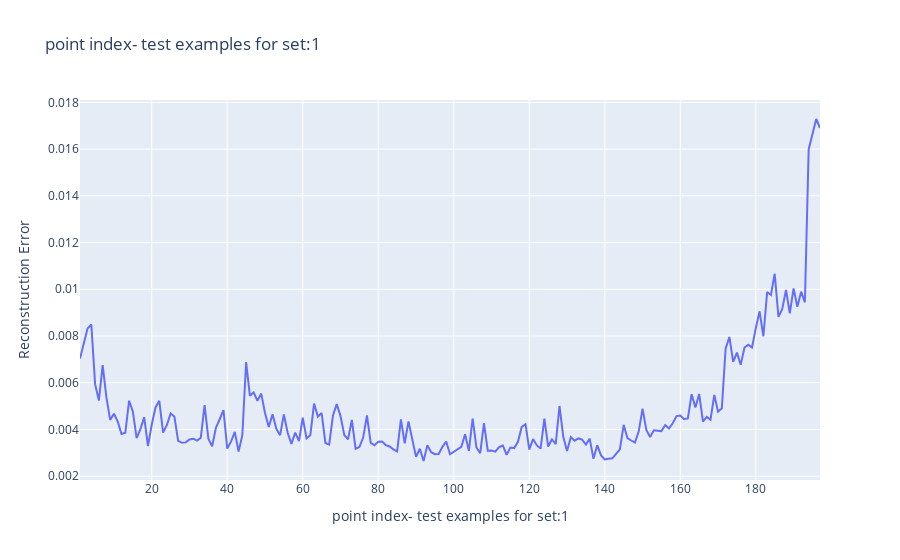
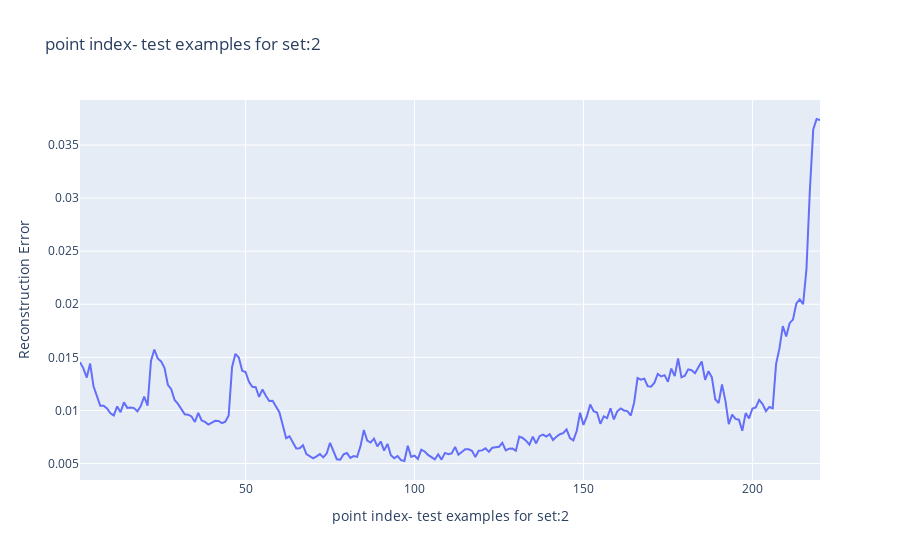
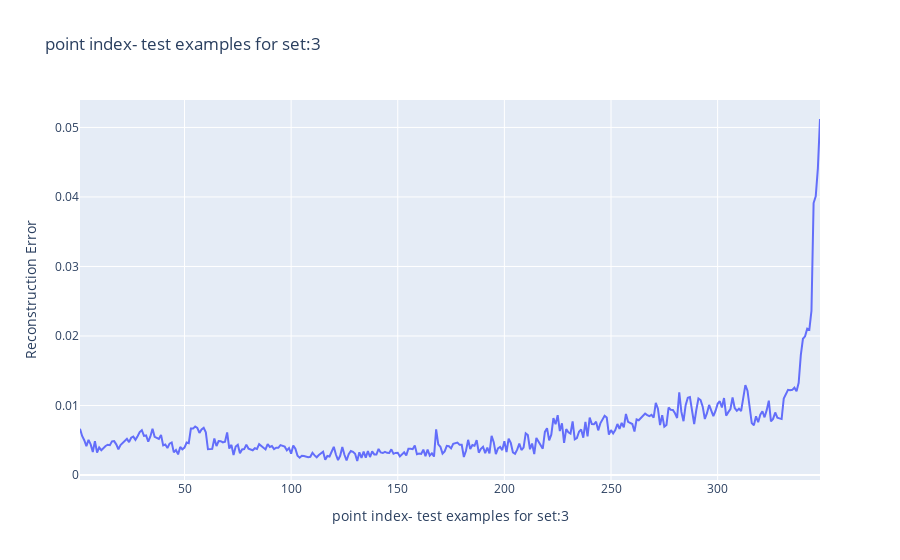
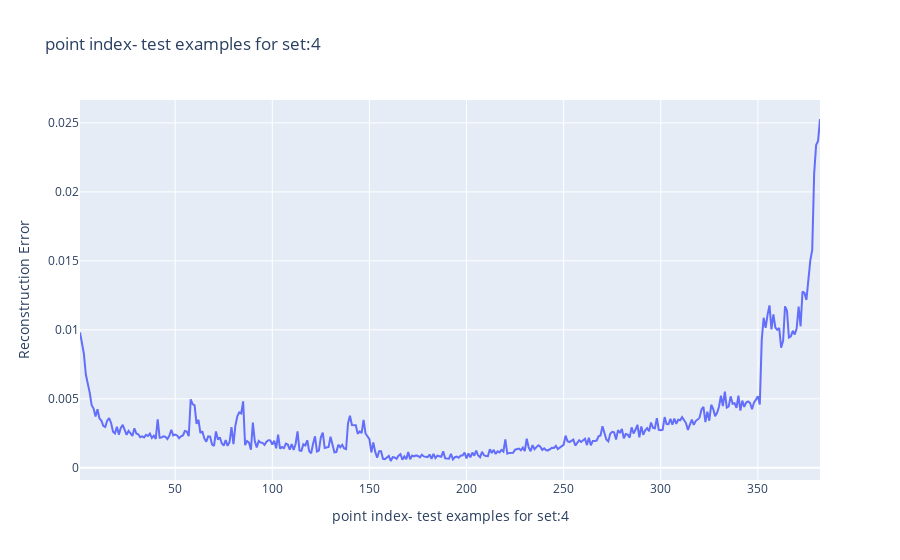

The code cell stored with these charts, in order, in its notebook:
### Code cell
# data to be plotted
x_1={}
for i in range(1,14):
    x_1['Test1'+str(i)+'b'] = np.arange(1,len(Test_dict_1['Test1'+str(i)+'b'])+1)
    
x_2={}
for i in range(1,14):
    x_2['Test2'+str(i)+'b'] = np.arange(1,len(Test_dict_2['Test2'+str(i)+'b'])+1)
#print(x)
#print(num_examples_test)

# print("TESTING-1 plots")
# # plotting
# for i in range(1,14):
#     plt.title("errors")
#     plt.xlabel("point index- test examples for set:"+str(i))
#     plt.ylabel("Reconstruction Error")
#     plt.plot(x_1['Test1'+str(i)+'b'], mse_1['Test1'+str(i)+'b'], color ="green")
#     plt.show()
# # data to be plotted
# x_1={}
# for i in range(1,14):
#     x_1['Test1'+str(i)+'b'] = np.arange(1,len(Test_dict_1['Test1'+str(i)+'b'])+1)
    
# x_2={}
# for i in range(1,14):
#     x_2['Test2'+str(i)+'b'] = np.arange(1,len(Test_dict_2['Test2'+str(i)+'b'])+1)
# #print(x)
# #print(num_examples_test)

print("TESTING-1 plots")
# plotting
for i in range(1,14):
    # plt.title("errors")
    # plt.xlabel("point index- test examples for set:"+str(i))
    # plt.ylabel("Reconstruction Error")
    # plt.plot(x_1['Test1'+str(i)+'b'], mse_1['Test1'+str(i)+'b'], color ="green")
    # plt.show()
    fig = px.line(x=x_1['Test1'+str(i)+'b'], y=mse_1['Test1'+str(i)+'b'], title="point index- test examples for set:"+str(i),
                #   xaxis_title="point index- test examples for set:"+str(i),
                # yaxis_title="Reconstruction Error",
                labels={
                     "x": "point index- test examples for set:"+str(i),
                     "y": "Reconstruction Error"
                 }
                  ) 
    fig.show()
    
print("TESTING-2 plots")
# plotting
for i in range(1,14):
    # plt.title("errors")
    # plt.xlabel("point index- test examples for set:"+str(i))
    # plt.ylabel("Reconstruction Error")
    # plt.plot(x_2['Test2'+str(i)+'b'], mse_2['Test2'+str(i)+'b'], color ="green")
    # # plt.show()
    fig = px.line(x=x_2['Test2'+str(i)+'b'], y=mse_2['Test2'+str(i)+'b'], title="point index- test examples for set:"+str(i),
                #   xaxis_title="point index- test examples for set:"+str(i),
                # yaxis_title="Reconstruction Error",
                    labels={
                     "x": "point index- test examples for set:"+str(i),
                     "y": "Reconstruction Error"
                 }
                  ) 
    fig.show()

### Figure 1 — Plotly figure (JSON) as saved in the notebook; plotly's stock layout.template omitted (floating-point values rounded to 4 significant figures; data arrays with more than 128 entries replaced by an {"elided": "..."} marker saying what was removed)
{"data": [{"hovertemplate": "point index- test examples for set:1=%{x}<br>Reconstruction Error=%{y}<extra></extra>", "legendgroup": "", "line": {"color": "#636efa", "dash": "solid"}, "marker": {"symbol": "circle"}, "mode": "lines", "name": "", "orientation": "v", "showlegend": false, "type": "scatter", "x": {"elided": "197 int values"}, "xaxis": "x", "y": {"elided": "197 float values"}, "yaxis": "y"}], "layout": {"legend": {"tracegroupgap": 0}, "title": {"text": "point index- test examples for set:1"}, "xaxis": {"anchor": "y", "domain": [0, 1], "title": {"text": "point index- test examples for set:1"}}, "yaxis": {"anchor": "x", "domain": [0, 1], "title": {"text": "Reconstruction Error"}}}}

### Figure 2 — Plotly figure (JSON) as saved in the notebook; plotly's stock layout.template omitted (floating-point values rounded to 4 significant figures; data arrays with more than 128 entries replaced by an {"elided": "..."} marker saying what was removed)
{"data": [{"hovertemplate": "point index- test examples for set:2=%{x}<br>Reconstruction Error=%{y}<extra></extra>", "legendgroup": "", "line": {"color": "#636efa", "dash": "solid"}, "marker": {"symbol": "circle"}, "mode": "lines", "name": "", "orientation": "v", "showlegend": false, "type": "scatter", "x": {"elided": "220 int values"}, "xaxis": "x", "y": {"elided": "220 float values"}, "yaxis": "y"}], "layout": {"legend": {"tracegroupgap": 0}, "title": {"text": "point index- test examples for set:2"}, "xaxis": {"anchor": "y", "domain": [0, 1], "title": {"text": "point index- test examples for set:2"}}, "yaxis": {"anchor": "x", "domain": [0, 1], "title": {"text": "Reconstruction Error"}}}}

### Figure 3 — Plotly figure (JSON) as saved in the notebook; plotly's stock layout.template omitted (floating-point values rounded to 4 significant figures; data arrays with more than 128 entries replaced by an {"elided": "..."} marker saying what was removed)
{"data": [{"hovertemplate": "point index- test examples for set:3=%{x}<br>Reconstruction Error=%{y}<extra></extra>", "legendgroup": "", "line": {"color": "#636efa", "dash": "solid"}, "marker": {"symbol": "circle"}, "mode": "lines", "name": "", "orientation": "v", "showlegend": false, "type": "scatter", "x": {"elided": "348 int values"}, "xaxis": "x", "y": {"elided": "348 float values"}, "yaxis": "y"}], "layout": {"legend": {"tracegroupgap": 0}, "title": {"text": "point index- test examples for set:3"}, "xaxis": {"anchor": "y", "domain": [0, 1], "title": {"text": "point index- test examples for set:3"}}, "yaxis": {"anchor": "x", "domain": [0, 1], "title": {"text": "Reconstruction Error"}}}}

### Figure 4 — Plotly figure (JSON) as saved in the notebook; plotly's stock layout.template omitted (floating-point values rounded to 4 significant figures; data arrays with more than 128 entries replaced by an {"elided": "..."} marker saying what was removed)
{"data": [{"hovertemplate": "point index- test examples for set:4=%{x}<br>Reconstruction Error=%{y}<extra></extra>", "legendgroup": "", "line": {"color": "#636efa", "dash": "solid"}, "marker": {"symbol": "circle"}, "mode": "lines", "name": "", "orientation": "v", "showlegend": false, "type": "scatter", "x": {"elided": "382 int values"}, "xaxis": "x", "y": {"elided": "382 float values"}, "yaxis": "y"}], "layout": {"legend": {"tracegroupgap": 0}, "title": {"text": "point index- test examples for set:4"}, "xaxis": {"anchor": "y", "domain": [0, 1], "title": {"text": "point index- test examples for set:4"}}, "yaxis": {"anchor": "x", "domain": [0, 1], "title": {"text": "Reconstruction Error"}}}}
